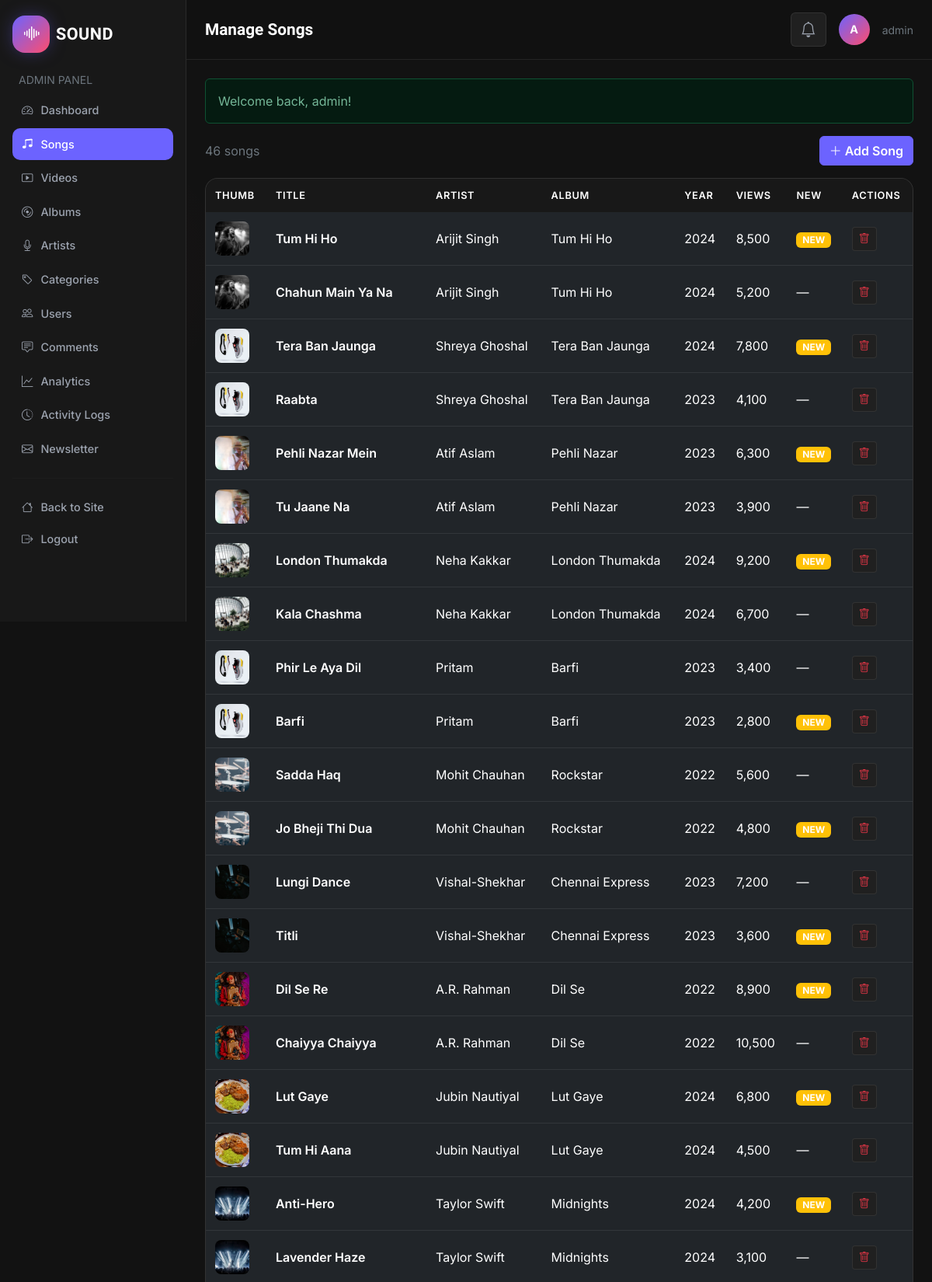
The app's page /admin/songs.php (signed in, upper part) with its own data.
### tables this page shows
CREATE TABLE IF NOT EXISTS songs (
  id INT AUTO_INCREMENT PRIMARY KEY,
  title VARCHAR(150) NOT NULL,
  description TEXT DEFAULT NULL,
  image_url VARCHAR(255) DEFAULT NULL,
  audio_url VARCHAR(255) DEFAULT NULL,
  artist_id INT DEFAULT NULL,
  album_id INT DEFAULT NULL,
  genre_id INT DEFAULT NULL,
  language_id INT DEFAULT NULL,
  year INT DEFAULT NULL,
  duration INT DEFAULT NULL,
  is_new TINYINT(1) NOT NULL DEFAULT 0,
  views INT NOT NULL DEFAULT 0,
  created_at TIMESTAMP DEFAULT CURRENT_TIMESTAMP,
  FOREIGN KEY (artist_id) REFERENCES artists(id) ON DELETE SET NULL,
  FOREIGN KEY (album_id) REFERENCES albums(id) ON DELETE SET NULL,
  FOREIGN KEY (genre_id) REFERENCES genres(id) ON DELETE SET NULL,
  FOREIGN KEY (language_id) REFERENCES languages(id) ON DELETE SET NULL
);

CREATE TABLE IF NOT EXISTS artists (
  id INT AUTO_INCREMENT PRIMARY KEY,
  name VARCHAR(150) NOT NULL,
  bio TEXT DEFAULT NULL,
  image_url VARCHAR(255) DEFAULT NULL,
  social_facebook VARCHAR(255) DEFAULT NULL,
  social_twitter VARCHAR(255) DEFAULT NULL,
  social_instagram VARCHAR(255) DEFAULT NULL,
  created_at TIMESTAMP DEFAULT CURRENT_TIMESTAMP
);

CREATE TABLE IF NOT EXISTS albums (
  id INT AUTO_INCREMENT PRIMARY KEY,
  title VARCHAR(150) NOT NULL,
  artist_id INT DEFAULT NULL,
  year INT DEFAULT NULL,
  image_url VARCHAR(255) DEFAULT NULL,
  created_at TIMESTAMP DEFAULT CURRENT_TIMESTAMP,
  FOREIGN KEY (artist_id) REFERENCES artists(id) ON DELETE SET NULL
);

### includes/functions.php (called while the page is built, shortened)
<?php
require_once __DIR__ . '/header.php';
require_once __DIR__ . '/footer.php';
function db() {
    static $pdo = null;
    if ($pdo === null) {
        $dsn = 'mysql:host=' . DB_HOST . ';dbname=' . DB_NAME . ';charset=utf8mb4';
        try {
            $pdo = new PDO($dsn, DB_USER, DB_PASS, [
                PDO::ATTR_ERRMODE => PDO::ERRMODE_EXCEPTION,
                PDO::ATTR_DEFAULT_FETCH_MODE => PDO::FETCH_ASSOC,
                PDO::ATTR_EMULATE_PREPARES => false,
            ]);
        } catch (PDOException $e) {
            error_log('Database connection failed: ' . $e->getMessage());
            http_response_code(500);
            include __DIR__ . '/../500.php';
            exit;
        }
    }
    return $pdo;
}
function e($value): string {
    return htmlspecialchars((string)$value, ENT_QUOTES, 'UTF-8');
}
function get_flash(): ?array {
    if (isset($_SESSION['flash'])) {
        $flash = $_SESSION['flash'];
        return $flash;
    }
    return null;
}

### includes/models.php (called while the page is built, shortened)
<?php
require_once __DIR__ . '/functions.php';
function get_songs(int $limit = 0, string $order = 'created_at DESC'): array {
    $sql = "SELECT s.*, a.name AS artist_name, al.title AS album_title, g.name AS genre_name, l.name AS language_name
            FROM songs s
            LEFT JOIN artists a ON s.artist_id = a.id
            LEFT JOIN albums al ON s.album_id = al.id
            LEFT JOIN genres g ON s.genre_id = g.id
            LEFT JOIN languages l ON s.language_id = l.id
            ORDER BY $order" . ($limit ? " LIMIT $limit" : "");
    return db()->query($sql)->fetchAll();
}

### admin/songs.php (the view, shortened to what this page needs)
<?php
require_once __DIR__ . '/includes/header.php';
$flash = get_flash();
$songs = get_songs();
?>
<?php if ($flash): ?><div class="alert alert-<?= e($flash['type']) ?>"><?= e($flash['message']) ?></div><?php endif; ?>
<div class="d-flex justify-content-between align-items-center mb-3">
    <p class="text-secondary mb-0"><?= count($songs) ?> songs</p>
    <button class="btn btn-primary" data-bs-toggle="modal" data-bs-target="#addModal"><i class="bi bi-plus-lg"></i> Add Song</button>
</div>
<div class="admin-table table-responsive">
    <table class="table table-hover">
        <thead><tr><th>Thumb</th><th>Title</th><th>Artist</th><th>Album</th><th>Year</th><th>Views</th><th>New</th><th>Actions</th></tr></thead>
        <tbody>
        <?php foreach ($songs as $s): ?>
            <tr>
                <td><img src="<?= e($s['image_url']) ?>" alt="" class="thumb-sm"></td>
                <td class="fw-semibold text-white"><?= e($s['title']) ?></td>
                <td><?= e($s['artist_name'] ?? '—') ?></td>
                <td><?= e($s['album_title'] ?? '—') ?></td>
                <td><?= e($s['year'] ?? '—') ?></td>
                <td><?= number_format($s['views']) ?></td>
                <td><?= $s['is_new'] ? '<span class="badge bg-warning">NEW</span>' : '—' ?></td>
                <td>
                    <form method="post" action="" class="d-inline" onsubmit="return confirm('Delete this song?')">
                        <button class="btn btn-sm btn-ghost text-danger"><i class="bi bi-trash"></i></button>
                    </form>
                </td>
            </tr>
        <?php endforeach; ?>
        </tbody>
    </table>
</div>
<?php require_once __DIR__ . '/includes/footer.php'; ?>

### assets/css/style.css (style rules this page uses)
:root { --primary:#6C63FF; --primary-dark:#5748FF; --secondary:#121212; --dark:#181818; --card:#202020; --pink:#FF4D6D; --text:#FFFFFF; --text-light:#9CA3AF; --border:rgba(255,255,255,.08); --radius:20px; --transition:.35s; }
html { scroll-behavior: smooth; overflow-x: hidden; }
body { font-family: 'Inter', system-ui, sans-serif; background-color: var(--secondary); background-image: radial-gradient(900px 500px at 80% -10%, rgba(108,99,255,0.15), transparent 60%), radial-gradient(700px 400px at -10% 10%, rgba(255,77,109,0.08), transparent 60%); background-attachment: fixed; color: var(--text-light); min-height: 100vh; }
.btn-primary { background-color: var(--primary); border-color: var(--primary); color: #fff; font-weight: 600; transition: all var(--transition); }
.btn-ghost { background-color: var(--card); border: 1px solid var(--border); color: var(--text-light); }
.btn-primary { position: relative; overflow: hidden; }
.btn-primary::before { content: ''; position: absolute; top: 50%; left: 50%; width: 0; height: 0; border-radius: 50%; background: rgba(255,255,255,0.3); transform: translate(-50%, -50%); transition: width 0.5s ease, height 0.5s ease; }
img { max-width: 100%; height: auto; }

### assets/css/admin.css (style rules this page uses)
.admin-table { background: var(--card); border-radius: 16px; overflow: hidden; border: 1px solid var(--border); }
.admin-table table { margin-bottom: 0; color: var(--text-light); }
.admin-table thead th { background: var(--dark); color: #fff; font-weight: 600; font-size: 0.8rem; text-transform: uppercase; letter-spacing: 0.05em; border: none; padding: 12px; }
.admin-table tbody td { border-color: var(--border); padding: 12px; vertical-align: middle; }
.thumb-sm { width: 44px; height: 44px; border-radius: 8px; object-fit: cover; }

### records on screen
songs: image_url (picture), title "Tum Hi Ho", artist.name "Arijit Singh", album.title "Tum Hi Ho", year "2024", views "8,500", is_new "NEW"
songs: image_url (picture), title "Chahun Main Ya Na", artist.name "Arijit Singh", album.title "Tum Hi Ho", year "2024", views "5,200"
songs: image_url (picture), title "Tera Ban Jaunga", artist.name "Shreya Ghoshal", album.title "Tera Ban Jaunga", year "2024", views "7,800", is_new "NEW"
songs: image_url (picture), title "Raabta", artist.name "Shreya Ghoshal", album.title "Tera Ban Jaunga", year "2023", views "4,100"
songs: image_url (picture), title "Pehli Nazar Mein", artist.name "Atif Aslam", album.title "Pehli Nazar", year "2023", views "6,300", is_new "NEW"
songs: image_url (picture), title "Tu Jaane Na", artist.name "Atif Aslam", album.title "Pehli Nazar", year "2023", views "3,900"
songs: image_url (picture), title "London Thumakda", artist.name "Neha Kakkar", album.title "London Thumakda", year "2024", views "9,200", is_new "NEW"
songs: image_url (picture), title "Kala Chashma", artist.name "Neha Kakkar", album.title "London Thumakda", year "2024", views "6,700"
songs: image_url (picture), title "Phir Le Aya Dil", artist.name "Pritam", album.title "Barfi", year "2023", views "3,400"
songs: image_url (picture), title "Barfi", artist.name "Pritam", album.title "Barfi", year "2023", views "2,800", is_new "NEW"
songs: image_url (picture), title "Sadda Haq", artist.name "Mohit Chauhan", album.title "Rockstar", year "2022", views "5,600"
songs: image_url (picture), title "Jo Bheji Thi Dua", artist.name "Mohit Chauhan", album.title "Rockstar", year "2022", views "4,800", is_new "NEW"
songs: image_url (picture), title "Lungi Dance", artist.name "Vishal-Shekhar", album.title "Chennai Express", year "2023", views "7,200"
songs: image_url (picture), title "Titli", artist.name "Vishal-Shekhar", album.title "Chennai Express", year "2023", views "3,600", is_new "NEW"
songs: image_url (picture), title "Dil Se Re", artist.name "A.R. Rahman", album.title "Dil Se", year "2022", views "8,900", is_new "NEW"
songs: image_url (picture), title "Chaiyya Chaiyya", artist.name "A.R. Rahman", album.title "Dil Se", year "2022", views "10,500"
songs: image_url (picture), title "Lut Gaye", artist.name "Jubin Nautiyal", album.title "Lut Gaye", year "2024", views "6,800", is_new "NEW"
songs: image_url (picture), title "Tum Hi Aana", artist.name "Jubin Nautiyal", album.title "Lut Gaye", year "2024", views "4,500"
songs: image_url (picture), title "Anti-Hero", artist.name "Taylor Swift", album.title "Midnights", year "2024", views "4,200", is_new "NEW"
songs: image_url (picture), title "Lavender Haze", artist.name "Taylor Swift", album.title "Midnights", year "2024", views "3,100"

### other values on screen
$item['label'] "Dashboard"
$item['label'] "Songs"
$item['label'] "Videos"
$item['label'] "Albums"
$item['label'] "Artists"
$item['label'] "Categories"
$item['label'] "Users"
$item['label'] "Comments"
$item['label'] "Analytics"
$item['label'] "Activity Logs"
$item['label'] "Newsletter"
$pageTitle "Manage Songs"
substr($_SESSION['username'],0,1) "A"
$_SESSION['username'] "admin"
$flash['message'] "Welcome back, admin!"
